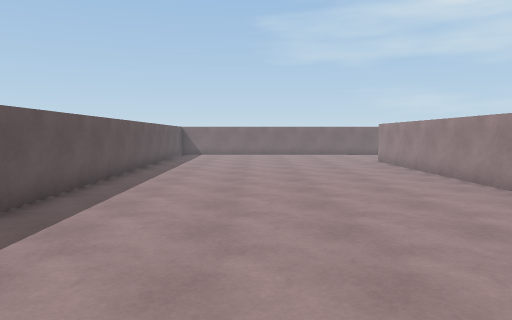
view 1 (above)

19 first-person views from a walk through a scene from a Unity 3-D project. The camera is 1.4 m above the floor, tilts 4° down and sees 70° across. The floor is counted in squares, 1.12 m on a side. Each view is taken from the middle of a square. On the plan, view 1 faces up. The plan holds only what a view shows up to about 15 squares ahead; the rest is blank. The place goes on beyond the plan. The player is left out. Surface patterns are stand-ins for the level's own textures.

view 2
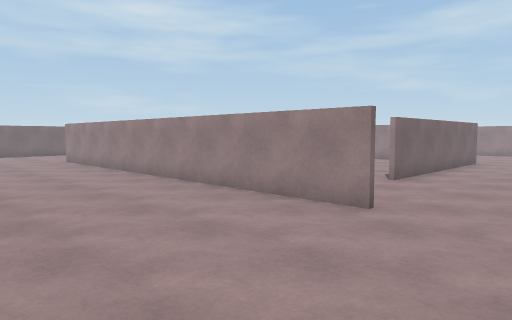

view 3
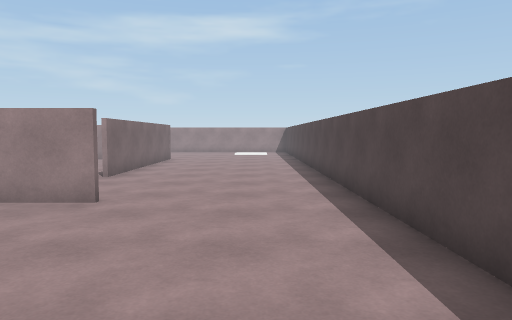

view 4
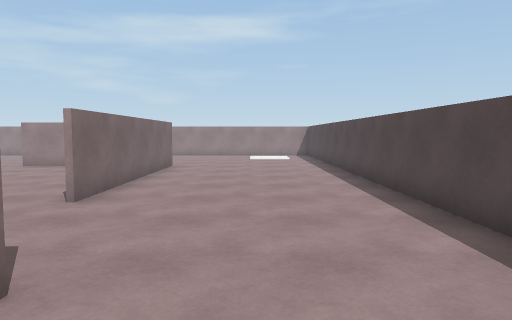

view 5
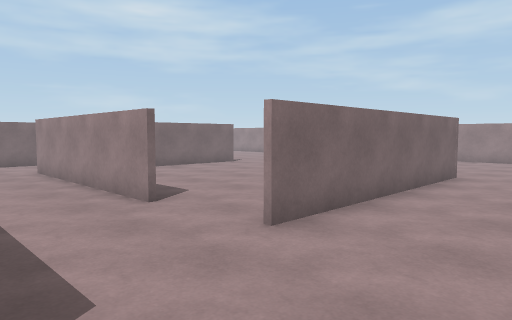

view 6
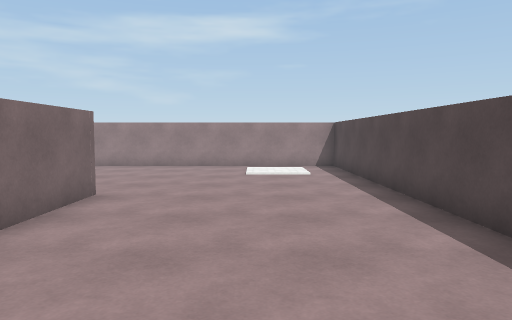

view 7
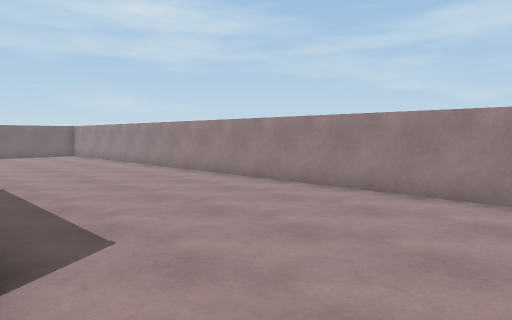

view 8
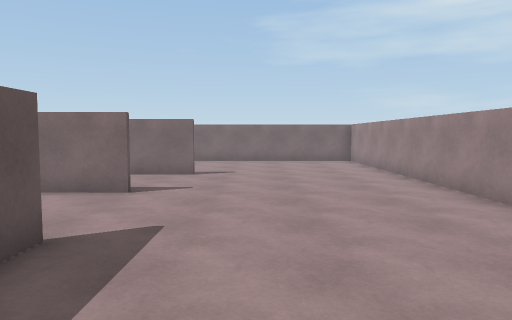

view 9
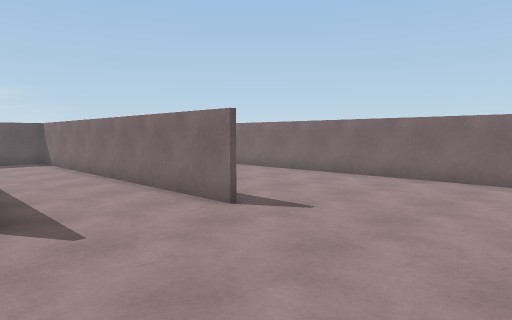

view 10
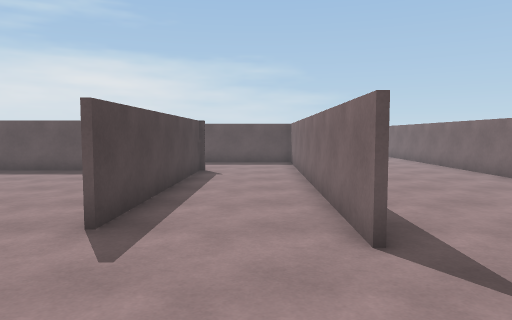

view 11
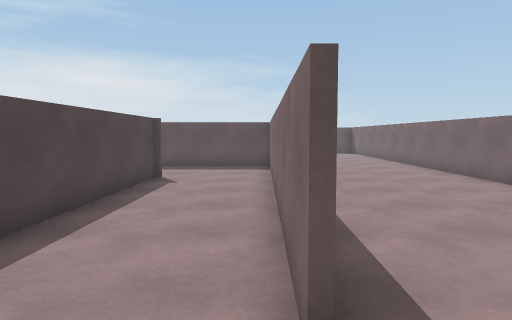

view 12
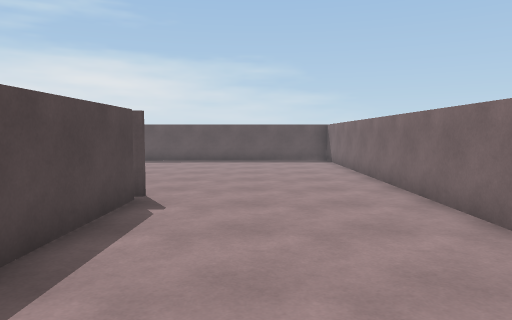

view 13
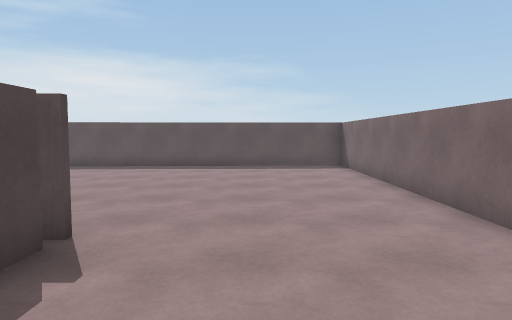

view 14
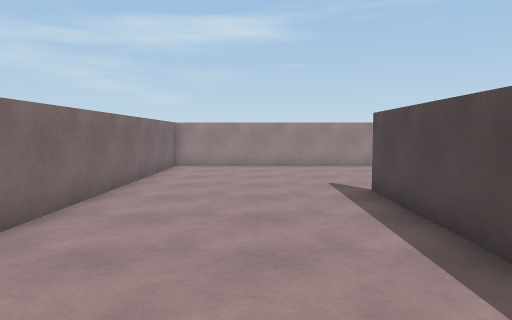

view 15
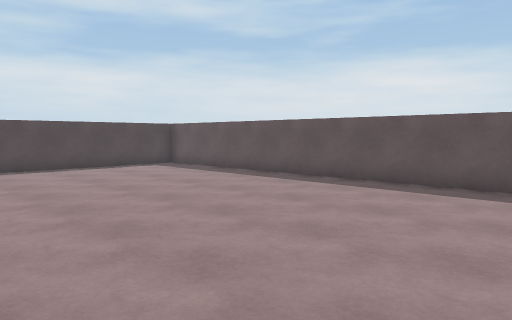

view 16
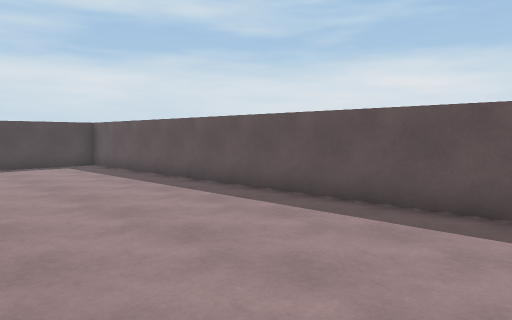

view 17
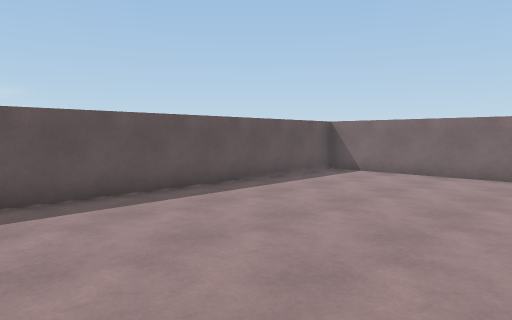

view 18
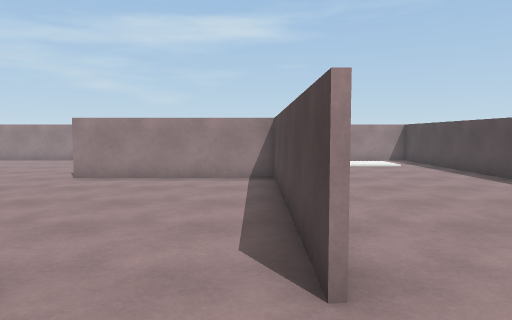

view 19
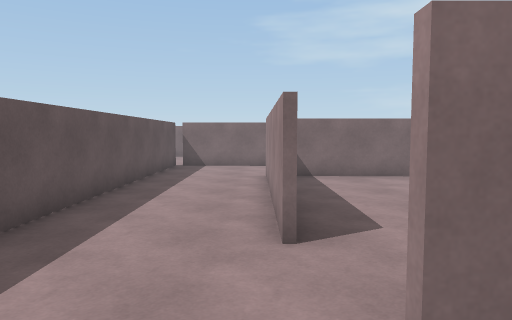

### Floor plan
Ten units are one square. View 1 is at (0, 0); x grows to the right and y downward. Boxes are objects, and circles mark ways between rooms. Rooms are numbered by the first view taken in them; rooms with no view inside come last. Other rooms are left out.
<svg viewBox="-51 -229 301 265">
<path fill="none" stroke="#000" d="M93 -60 93 -131 173 -129M60 -167 97 -166M58 -169 58 -65M56 -19 56 -150M135 -165 181 -164M175 -93 175 -84M174 -127 164 -127M176 -33 95 -33M181 -163 61 -165M-38 31 245 31 245 -222 -46 -224 -38 31M95 -91 95 -61M95 -35 174 -35 174 -92M164 -127 102 -129"/>
<circle cx="163" cy="-110" r="3" fill="#2a7"/>
<circle cx="78" cy="-42" r="3" fill="#2a7"/>
<text x="80" y="-100">1</text>
<text x="130" y="-70">2</text>
</svg>
Room 1 opens to room 2.

Where each view was taken, in squares from view 1:
view 1: 0 up, 0 right, facing up
view 2: 1 down, 0 right, facing up-right
view 3: 1 down, 1 left, facing right
view 4: 0 up, 3 right, facing right
view 5: 0 up, 6 right, facing up-right
view 6: 0 up, 10 right, facing right
view 7: 0 up, 17 right, facing up-right
view 8: 5 up, 20 right, facing up
view 9: 12 up, 23 right, facing up-left
view 10: 15 up, 22 right, facing left
view 11: 16 up, 20 right, facing left
view 12: 19 up, 13 right, facing left
view 13: 19 up, 10 right, facing left
view 14: 19 up, 10 right, facing right
view 15: 11 up, 5 right, facing down-left
view 16: 12 up, 2 right, facing down-left
view 17: 11 up, 3 right, facing up-left
view 18: 4 up, 7 right, facing right
view 19: 2 up, 9 right, facing up
